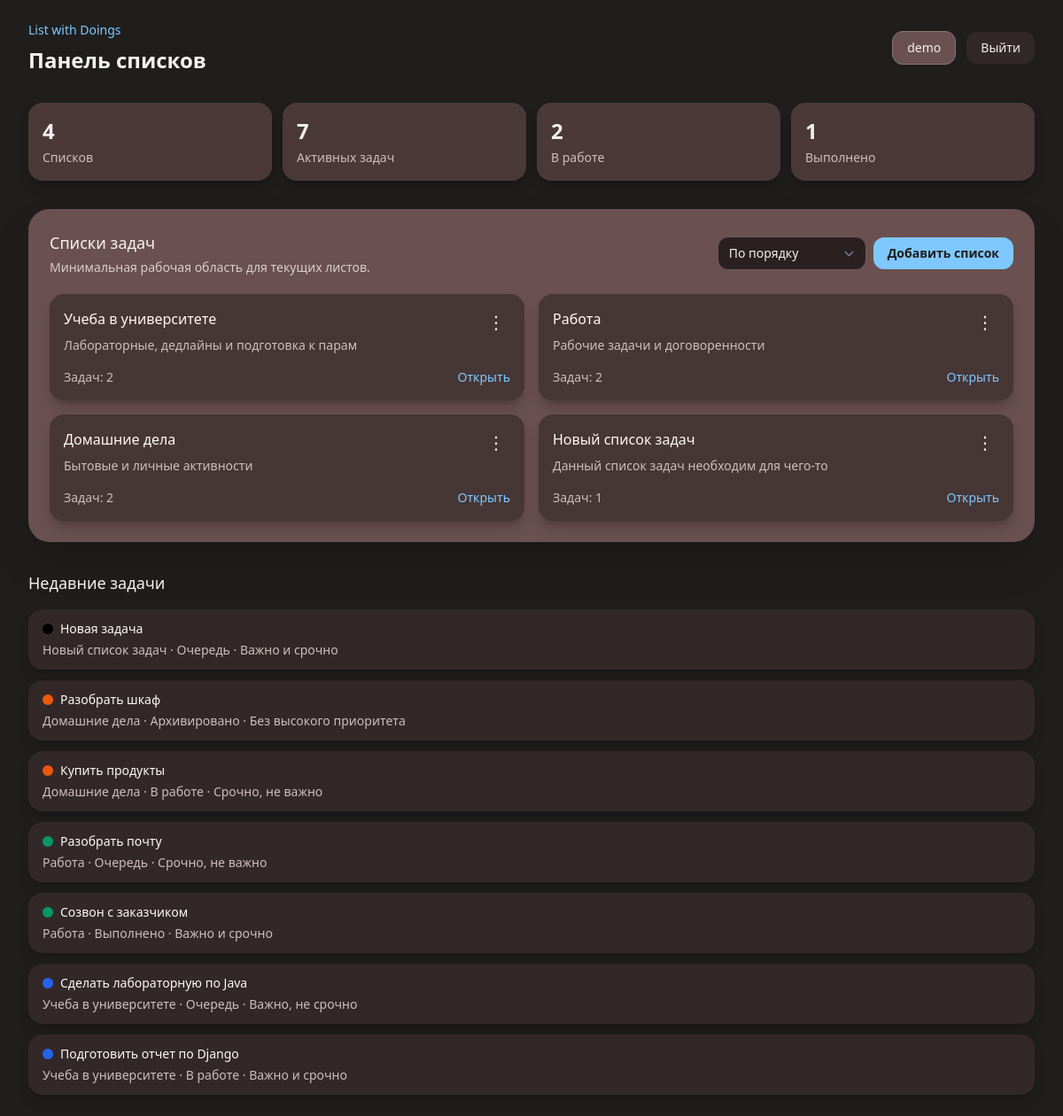
/ (signed in), run on an earlier commit of the app's database.
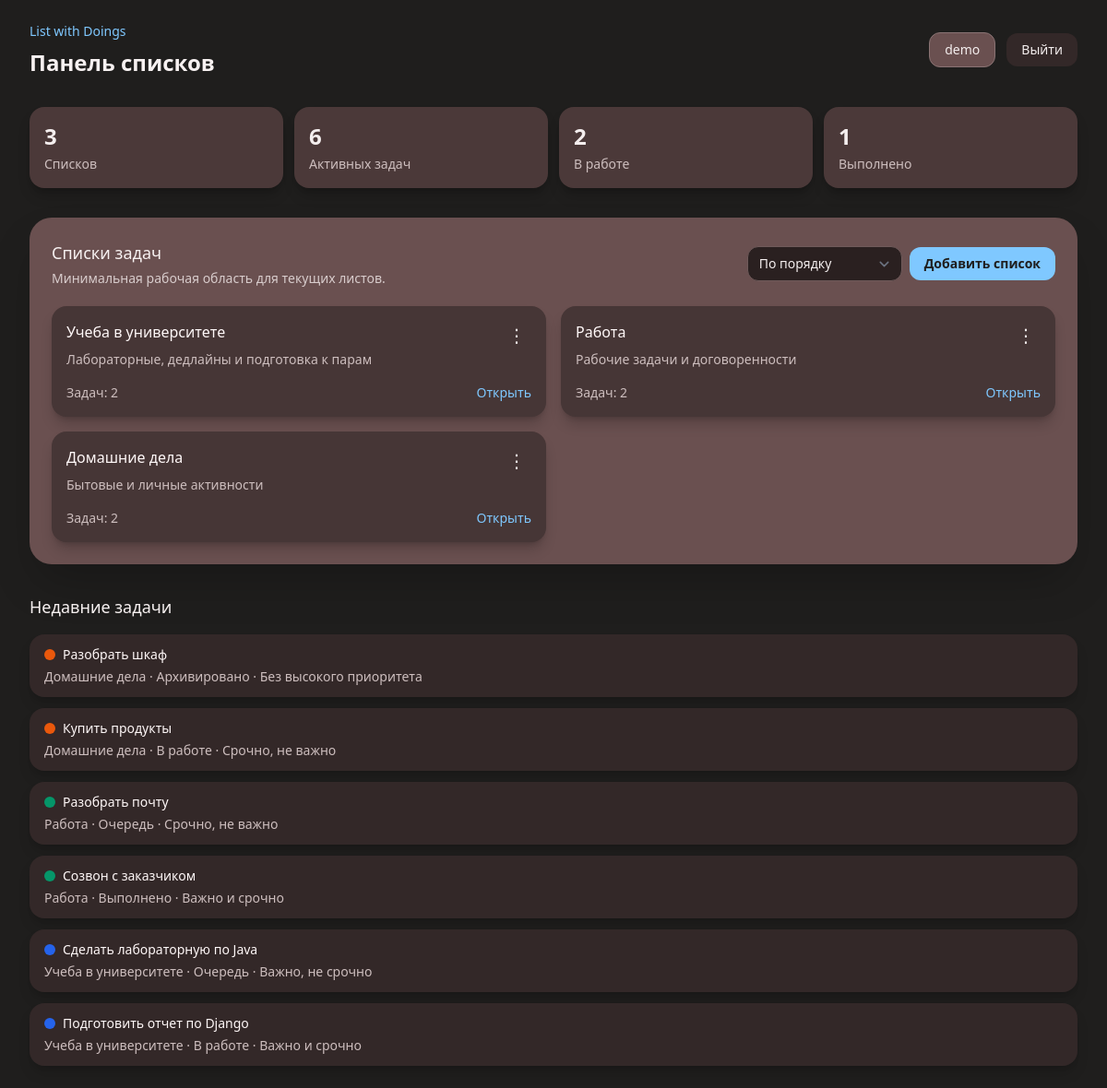
And on a later commit of the database.
### tasks/models.py (models this page shows, shortened)
class TodoUser(AbstractUser):
    timezone = models.CharField(max_length=64, default='Asia/Yekaterinburg')
    class Meta:
        verbose_name = 'Пользователь'
        verbose_name_plural = 'Пользователи'

class TodoList(models.Model):
    user = models.ForeignKey(
        TodoUser,
        on_delete=models.CASCADE,
        related_name='todo_lists',
        verbose_name='Пользователь',
    )
    title = models.CharField(max_length=200, verbose_name='Название')
    description = models.TextField(blank=True, verbose_name='Описание')
    color = models.CharField(max_length=7, blank=True, verbose_name='Цвет')
    position = models.PositiveIntegerField(default=0, verbose_name='Позиция')
    is_archived = models.BooleanField(default=False, verbose_name='В архиве')
    created_at = models.DateTimeField(auto_now_add=True, verbose_name='Создан')
    updated_at = models.DateTimeField(auto_now=True, verbose_name='Обновлен')
    class Meta:
        verbose_name = 'Список задач'
        verbose_name_plural = 'Списки задач'
        ordering = ['position', 'title']
        constraints = [
            models.UniqueConstraint(
                fields=['user', 'title'],
                name='unique_todo_list_title_per_user',
            ),
        ]
        indexes = [
            models.Index(fields=['user'], name='todo_list_user_idx'),
            models.Index(fields=['user', 'is_archived'], name='todo_list_user_arch_idx'),
        ]

class Task(models.Model):
    class Status(models.TextChoices):
        QUEUE = 'queue', 'Очередь'
        IN_PROGRESS = 'in_progress', 'В работе'
        DONE = 'done', 'Выполнено'
        ARCHIVED = 'archived', 'Архивировано'
    user = models.ForeignKey(
        TodoUser,
        on_delete=models.CASCADE,
        related_name='tasks',
        verbose_name='Пользователь',
    )
    todo_list = models.ForeignKey(
        TodoList,
        on_delete=models.CASCADE,
        related_name='tasks',
        verbose_name='Список задач',
    )
    title = models.CharField(max_length=255, verbose_name='Заголовок')
    description = models.TextField(blank=True, verbose_name='Описание')
    color = models.CharField(max_length=7, blank=True, verbose_name='Цвет')
    status = models.CharField(
        max_length=20,
        choices=Status.choices,
        default=Status.QUEUE,
        verbose_name='Статус',
    )
    position = models.PositiveIntegerField(default=0, verbose_name='Позиция')
    is_important = models.BooleanField(default=False, verbose_name='Важно')
    is_urgent = models.BooleanField(default=False, verbose_name='Срочно')
    start_date = models.DateTimeField(null=True, blank=True, verbose_name='Дата старта')
    due_date = models.DateTimeField(null=True, blank=True, verbose_name='Дедлайн')
    completed_at = models.DateTimeField(null=True, blank=True, verbose_name='Завершена')
    archived_at = models.DateTimeField(null=True, blank=True, verbose_name='Архивирована')
    is_deleted = models.BooleanField(default=False, verbose_name='Удалена')
    deleted_at = models.DateTimeField(null=True, blank=True, verbose_name='Удалена в')
    created_at = models.DateTimeField(auto_now_add=True, verbose_name='Создана')
    updated_at = models.DateTimeField(auto_now=True, verbose_name='Обновлена')
    class Meta:
        verbose_name = 'Задача'
        verbose_name_plural = 'Задачи'
        ordering = ['todo_list__position', 'status', 'position', '-created_at']
        constraints = [
            models.UniqueConstraint(
                fields=['todo_list', 'status', 'position'],
                condition=Q(is_deleted=False),
                name='unique_task_position_per_status',
            ),
            models.CheckConstraint(
                check=Q(position__gte=0),
                name='task_position_gte_0',
            ),
        ]
        indexes = [
            models.Index(fields=['user', 'status'], name='task_user_status_idx'),
            models.Index(fields=['todo_list', 'status'], name='task_list_status_idx'),
            models.Index(
                fields=['user', 'is_important', 'is_urgent'],
                name='task_priority_matrix_idx',
            ),
        ]
    @property
    def priority_label(self) -> str:
        if self.is_important and self.is_urgent:
            return 'Важно и срочно'
        if self.is_important:
            return 'Важно, не срочно'
        if self.is_urgent:
            return 'Срочно, не важно'
        return 'Без высокого приоритета'

### tasks/views.py (the view, shortened to what this page needs)
# urls.py: path('', DashboardView.as_view(), name='dashboard'),
class DashboardView(View):
    template_name = 'tasks/dashboard.html'
    list_sort_options = {
        'position': ('position', 'title'),
        'title': ('title',),
        'created': ('-created_at',),
        'updated': ('-updated_at',),
        'tasks': ('-task_count', 'title'),
    }
    def get(self, request):
        if not request.user.is_authenticated:
            return redirect('tasks:auth')
        return render(
            request,
            self.template_name,
            self.get_context(request.user, todo_list_form=TodoListForm(user=request.user)),
        )
    def get_context(
        self,
        user,
        todo_list_form,
        edit_todo_list_form=None,
        is_create_list_form_open=False,
        is_edit_list_form_open=False,
        edit_todo_list_id=None,
    ):
        list_sort = self.list_sort_options.get(
            self.request_sort(user) if hasattr(self, 'request') else 'position',
            self.list_sort_options['position'],
        )
        todo_lists = (
            TodoList.objects.filter(user=user, is_archived=False)
            .annotate(task_count=Count('tasks'))
            .order_by(*list_sort)
        )
        recent_tasks = (
            Task.objects.filter(user=user, is_deleted=False)
            .select_related('todo_list')
            .order_by('-updated_at')[:8]
        )
        context = {
            'user_obj': user,
            'todo_lists': todo_lists,
            'recent_tasks': recent_tasks,
            'stats': {
                'lists': todo_lists.count(),
                'tasks': Task.objects.filter(user=user, is_deleted=False).count(),
                'in_progress': Task.objects.filter(
                    user=user,
                    status=Task.Status.IN_PROGRESS,
                    is_deleted=False,
                ).count(),
                'done': Task.objects.filter(
                    user=user,
                    status=Task.Status.DONE,
                    is_deleted=False,
                ).count(),
            },
            'todo_list_form': todo_list_form,
            'edit_todo_list_form': edit_todo_list_form
            or TodoListForm(user=user, prefix='edit_list'),
            'is_create_list_form_open': is_create_list_form_open,
            'is_edit_list_form_open': is_edit_list_form_open,
            'edit_todo_list_id': edit_todo_list_id,
            'list_sort': self.request_sort(user) if hasattr(self, 'request') else 'position',
        }
        return context
    def dispatch(self, request, *args, **kwargs):
        self.request = request
        return super().dispatch(request, *args, **kwargs)
    def request_sort(self, user):
        sort = self.request.GET.get('list_sort', 'position')
        if sort not in self.list_sort_options:
            return 'position'
        return sort

### tasks/templates/tasks/dashboard.html (shortened to what this page needs)
{% extends "base_layout.html" %}
{% block content %}
<main class="min-h-screen bg-[#1f1e1d] px-4 py-6 text-[#f4eeee] sm:px-6 lg:px-8">
    <div class="mx-auto max-w-6xl">
        <header class="mb-8 flex items-center justify-between">
            <div>
                <p class="text-sm font-medium text-[#7fc8ff]">List with Doings</p>
                <h1 class="mt-2 text-2xl font-semibold tracking-normal text-[#f7f1f1]">Панель списков</h1>
            </div>
            <div class="flex items-center gap-3">
                <div class="rounded-xl border border-[#8a7474] bg-[#6a5050] px-4 py-2 text-sm text-[#f4eeee]">
                    {{ user_obj.username }}
                </div>
                <form method="post" action="{% url 'tasks:logout' %}">
                    <button class="rounded-xl bg-[#332828] px-4 py-2 text-sm font-medium text-[#f4eeee] hover:bg-[#463636]" type="submit">Выйти</button>
                </form>
            </div>
        </header>
        {% if user_obj %}
            <section class="mb-8 grid gap-3 sm:grid-cols-2 lg:grid-cols-4">
                <div class="rounded-2xl bg-[#4b3939] p-4 shadow-lg shadow-black/20">
                    <strong class="text-2xl font-semibold">{{ stats.lists }}</strong>
                    <p class="mt-1 text-sm text-[#cdbebe]">Списков</p>
                </div>
                <div class="rounded-2xl bg-[#4b3939] p-4 shadow-lg shadow-black/20">
                    <strong class="text-2xl font-semibold">{{ stats.tasks }}</strong>
                    <p class="mt-1 text-sm text-[#cdbebe]">Активных задач</p>
                </div>
                <div class="rounded-2xl bg-[#4b3939] p-4 shadow-lg shadow-black/20">
                    <strong class="text-2xl font-semibold">{{ stats.in_progress }}</strong>
                    <p class="mt-1 text-sm text-[#cdbebe]">В работе</p>
                </div>
                <div class="rounded-2xl bg-[#4b3939] p-4 shadow-lg shadow-black/20">
                    <strong class="text-2xl font-semibold">{{ stats.done }}</strong>
                    <p class="mt-1 text-sm text-[#cdbebe]">Выполнено</p>
                </div>
            </section>
            <section class="rounded-3xl bg-[#6a5050] p-4 shadow-2xl shadow-black/25 sm:p-6">
                <div class="mb-5 flex items-center justify-between gap-4">
                    <div>
                        <h2 class="text-lg font-medium text-[#f7f1f1]">Списки задач</h2>
                        <p class="mt-1 text-sm text-[#d8cccc]">Минимальная рабочая область для текущих листов.</p>
                    </div>
                    <div class="flex flex-col gap-2 sm:flex-row sm:items-center">
                        <form method="get">
                            <select class="rounded-xl border border-[#6f5a5a] bg-[#2a2020] px-3 py-2 text-sm text-[#f4eeee] focus:border-[#7fc8ff] focus:outline-none focus:ring-1 focus:ring-[#7fc8ff]" name="list_sort" onchange="this.form.submit()">
                                <option value="position" {% if list_sort == 'position' %}selected{% endif %}>По порядку</option>
                            </select>
                        </form>
                        <button class="rounded-xl bg-[#7fc8ff] px-4 py-2 text-sm font-semibold text-[#1f1e1d] transition hover:bg-[#9bd6ff]" type="button" data-open-list-form>
                            Добавить список
                        </button>
                    </div>
                </div>
                <div class="grid gap-4 md:grid-cols-2">
                    {% for todo_list in todo_lists %}
                        <article class="relative rounded-2xl bg-[#463636] p-4 shadow-lg shadow-black/20">
                            <div class="flex items-start justify-between gap-3">
                                <div class="min-w-0">
                                    <h3 class="truncate text-base font-medium text-[#fff8f8]">{{ todo_list.title }}</h3>
                                    <p class="mt-2 line-clamp-2 text-sm text-[#cdbebe]">{{ todo_list.description|default:"Без описания" }}</p>
                                </div>
                                <div class="relative shrink-0">
                                    <button class="flex h-8 w-8 items-center justify-center rounded-lg text-xl leading-none text-[#f4eeee] transition hover:bg-[#5b4545]" type="button" aria-label="Опции списка" data-options-button>&#8942;</button>
                                </div>
                            </div>
                            <div class="mt-4 flex items-center justify-between gap-3 text-sm">
                                <span class="text-[#cdbebe]">Задач: {{ todo_list.task_count }}</span>
                                <a class="font-medium text-[#7fc8ff] hover:text-[#9bd6ff]" href="{% url 'tasks:list_detail' todo_list.pk %}">Открыть</a>
                            </div>
                        </article>
                    {% empty %}
                        <div class="rounded-2xl bg-[#463636] p-5 text-sm text-[#cdbebe]">Пока нет списков.</div>
                    {% endfor %}
                </div>
            </section>
            <section class="mt-8">
                <h2 class="mb-4 text-lg font-medium text-[#f7f1f1]">Недавние задачи</h2>
                <div class="grid gap-3">
                    {% for task in recent_tasks %}
                        <article class="rounded-2xl bg-[#332828] px-4 py-3 shadow-lg shadow-black/15">
                            <div class="flex items-center gap-2">
                                <span class="h-3 w-3 shrink-0 rounded-full" style="background-color: {{ task.color|default:task.todo_list.color|default:'#7fc8ff' }};"></span>
                                <strong class="text-sm font-medium text-[#fff8f8]">{{ task.title }}</strong>
                            </div>
                            <p class="mt-1 text-sm text-[#cdbebe]">{{ task.todo_list.title }} · {{ task.get_status_display }} · {{ task.priority_label }}</p>
                        </article>
                    {% empty %}
                        <div class="rounded-2xl bg-[#332828] px-4 py-3 text-sm text-[#cdbebe]">Пока нет задач.</div>
                    {% endfor %}
                </div>
            </section>
        {% else %}
            <div class="rounded-2xl bg-[#4b3939] p-5 text-[#cdbebe]">Демо-данные пока не созданы. Выполни команду <code>seed_demo</code>.</div>
        {% endif %}
    </div>
</main>
{% endblock content %}

### templates/base_layout.html (shortened to what this page needs)
{% load static tailwind_tags %}
<!DOCTYPE html>
<html lang="ru">
<head>
    {% tailwind_css %}
</head>
<body>
{% block content %}
{% endblock content %}
</body>
</html>

What changed in the data, as far as the page shows it:
removed TodoList: title "Новый список задач", description "Данный список задач необходим для чего-то", task_count "1"
removed Task: title "Новая задача", todo_list "Новый список задач", status "Очередь", priority_label "Важно и срочно"
Also different on the page:
{{ stats.lists }}: "4" → "3"
{{ stats.tasks }}: "7" → "6"
